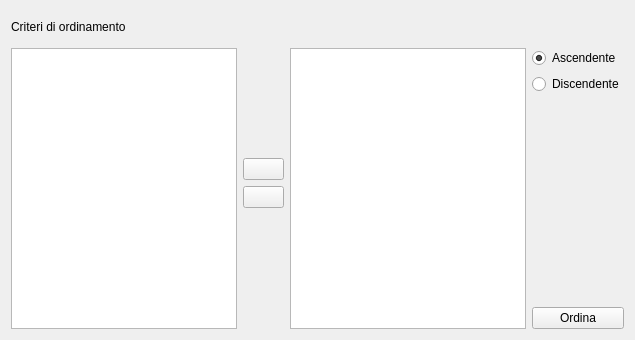
<?xml version="1.0" encoding="UTF-8"?>
<ui version="4.0">
 <class>sortPanel</class>
 <widget class="QDialog" name="sortPanel">
  <property name="windowModality">
   <enum>Qt::NonModal</enum>
  </property>
  <property name="geometry">
   <rect>
    <x>0</x>
    <y>0</y>
    <width>635</width>
    <height>340</height>
   </rect>
  </property>
  <property name="windowTitle">
   <string>Ordina</string>
  </property>
  <property name="windowIcon">
   <iconset>
    <normaloff/>
   </iconset>
  </property>
  <layout class="QGridLayout">
   <item row="0" column="0">
    <widget class="QLabel" name="label">
     <property name="text">
      <string>Criteri di ordinamento</string>
     </property>
    </widget>
   </item>
   <item row="0" column="1" colspan="4">
    <spacer>
     <property name="orientation">
      <enum>Qt::Horizontal</enum>
     </property>
     <property name="sizeHint" stdset="0">
      <size>
       <width>387</width>
       <height>20</height>
      </size>
     </property>
    </spacer>
   </item>
   <item row="1" column="0" rowspan="7" colspan="2">
    <widget class="QListWidget" name="FieldsList">
     <property name="acceptDrops">
      <bool>true</bool>
     </property>
     <property name="editTriggers">
      <set>QAbstractItemView::DoubleClicked|QAbstractItemView::EditKeyPressed|QAbstractItemView::SelectedClicked</set>
     </property>
     <property name="dragEnabled">
      <bool>true</bool>
     </property>
     <property name="dragDropOverwriteMode">
      <bool>true</bool>
     </property>
     <property name="dragDropMode">
      <enum>QAbstractItemView::NoDragDrop</enum>
     </property>
     <property name="alternatingRowColors">
      <bool>true</bool>
     </property>
     <property name="selectionMode">
      <enum>QAbstractItemView::SingleSelection</enum>
     </property>
     <property name="viewMode">
      <enum>QListView::ListMode</enum>
     </property>
    </widget>
   </item>
   <item row="1" column="2" rowspan="3">
    <spacer>
     <property name="orientation">
      <enum>Qt::Vertical</enum>
     </property>
     <property name="sizeHint" stdset="0">
      <size>
       <width>41</width>
       <height>81</height>
      </size>
     </property>
    </spacer>
   </item>
   <item row="1" column="3" rowspan="7">
    <widget class="QListWidget" name="FieldListsort">
     <property name="acceptDrops">
      <bool>true</bool>
     </property>
     <property name="autoScroll">
      <bool>false</bool>
     </property>
     <property name="editTriggers">
      <set>QAbstractItemView::DoubleClicked|QAbstractItemView::EditKeyPressed</set>
     </property>
     <property name="showDropIndicator" stdset="0">
      <bool>false</bool>
     </property>
     <property name="dragEnabled">
      <bool>false</bool>
     </property>
     <property name="dragDropOverwriteMode">
      <bool>false</bool>
     </property>
     <property name="dragDropMode">
      <enum>QAbstractItemView::InternalMove</enum>
     </property>
     <property name="alternatingRowColors">
      <bool>true</bool>
     </property>
     <property name="selectionBehavior">
      <enum>QAbstractItemView::SelectRows</enum>
     </property>
     <property name="movement">
      <enum>QListView::Free</enum>
     </property>
     <property name="viewMode">
      <enum>QListView::ListMode</enum>
     </property>
    </widget>
   </item>
   <item row="1" column="4">
    <widget class="QRadioButton" name="radioButtonAsc">
     <property name="text">
      <string>Ascendente</string>
     </property>
     <property name="checked">
      <bool>true</bool>
     </property>
    </widget>
   </item>
   <item row="2" column="4">
    <widget class="QRadioButton" name="radioButtonDisc">
     <property name="text">
      <string>Discendente</string>
     </property>
    </widget>
   </item>
   <item row="3" column="4" rowspan="4">
    <spacer>
     <property name="orientation">
      <enum>Qt::Vertical</enum>
     </property>
     <property name="sizeHint" stdset="0">
      <size>
       <width>91</width>
       <height>171</height>
      </size>
     </property>
    </spacer>
   </item>
   <item row="4" column="2">
    <widget class="QPushButton" name="pushButtonRight">
     <property name="focusPolicy">
      <enum>Qt::NoFocus</enum>
     </property>
     <property name="text">
      <string/>
     </property>
     <property name="icon">
      <iconset resource="resources.qrc">
       <normaloff>:/icons/6_rightArrow.png</normaloff>:/images/6_rightArrow.png</iconset>
     </property>
     <property name="checkable">
      <bool>false</bool>
     </property>
     <property name="autoDefault">
      <bool>true</bool>
     </property>
    </widget>
   </item>
   <item row="5" column="2">
    <widget class="QPushButton" name="pushButtonLeft">
     <property name="focusPolicy">
      <enum>Qt::NoFocus</enum>
     </property>
     <property name="text">
      <string/>
     </property>
     <property name="icon">
      <iconset resource="resources.qrc">
       <normaloff>:/icons/4_leftArrow.png</normaloff>:/images/4_leftArrow.png</iconset>
     </property>
     <property name="checkable">
      <bool>false</bool>
     </property>
     <property name="autoDefault">
      <bool>true</bool>
     </property>
    </widget>
   </item>
   <item row="6" column="2" rowspan="2">
    <spacer>
     <property name="orientation">
      <enum>Qt::Vertical</enum>
     </property>
     <property name="sizeHint" stdset="0">
      <size>
       <width>41</width>
       <height>121</height>
      </size>
     </property>
    </spacer>
   </item>
   <item row="7" column="4">
    <widget class="QPushButton" name="pushButtonSort">
     <property name="focusPolicy">
      <enum>Qt::NoFocus</enum>
     </property>
     <property name="text">
      <string>Ordina</string>
     </property>
     <property name="checkable">
      <bool>false</bool>
     </property>
     <property name="autoDefault">
      <bool>true</bool>
     </property>
    </widget>
   </item>
  </layout>
 </widget>
 <resources>
  <include location="resources.qrc"/>
 </resources>
 <connections/>
</ui>
